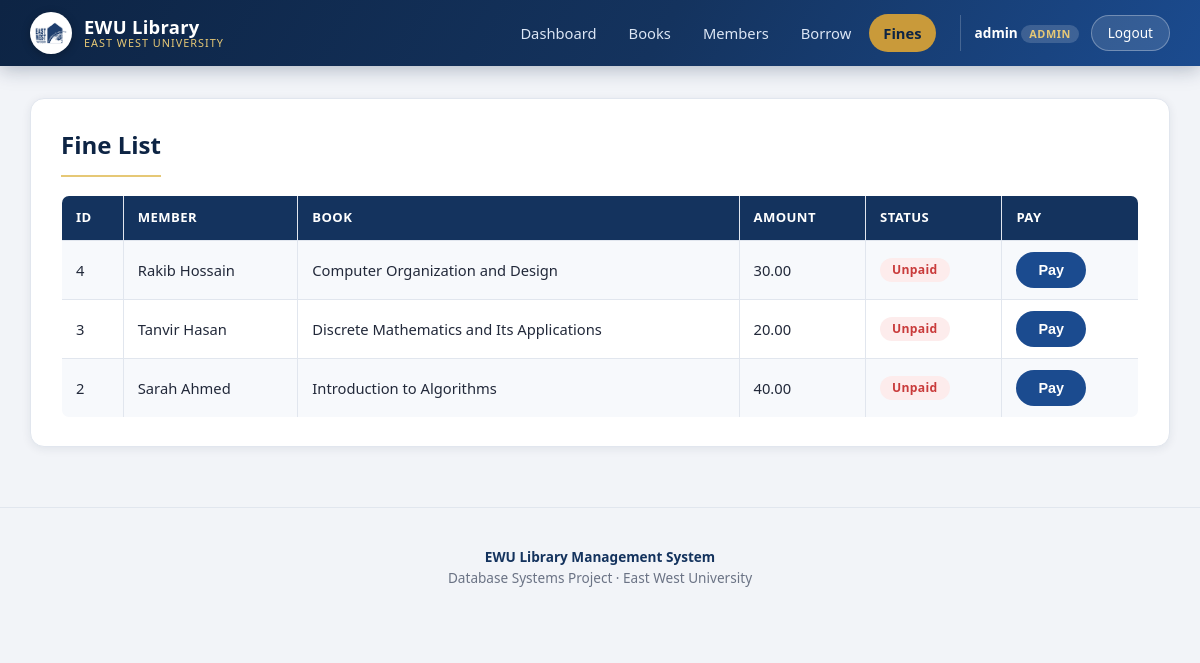
The app's page /view_fines.php (signed in) with its own data.
### tables this page shows
CREATE TABLE `fines` (
  `fine_id` int(11) NOT NULL AUTO_INCREMENT,
  `borrow_id` int(11) NOT NULL,
  `amount` decimal(8,2) NOT NULL DEFAULT 0.00,
  `status` enum('Paid','Unpaid') DEFAULT 'Unpaid',
  PRIMARY KEY (`fine_id`),
  UNIQUE KEY `borrow_id` (`borrow_id`),
  CONSTRAINT `fk_fine_borrow` FOREIGN KEY (`borrow_id`) REFERENCES `borrows` (`borrow_id`) ON DELETE CASCADE ON UPDATE CASCADE
);

CREATE TABLE `members` (
  `member_id` int(11) NOT NULL AUTO_INCREMENT,
  `user_id` int(11) NOT NULL,
  `student_id` varchar(20) NOT NULL,
  `full_name` varchar(100) NOT NULL,
  `phone` varchar(20) DEFAULT NULL,
  `department` varchar(50) DEFAULT NULL,
  PRIMARY KEY (`member_id`),
  UNIQUE KEY `user_id` (`user_id`),
  UNIQUE KEY `student_id` (`student_id`),
  CONSTRAINT `members_ibfk_1` FOREIGN KEY (`user_id`) REFERENCES `users` (`user_id`) ON DELETE CASCADE
);

CREATE TABLE `books` (
  `book_id` int(11) NOT NULL AUTO_INCREMENT,
  `title` varchar(200) NOT NULL,
  `isbn` varchar(30) DEFAULT NULL,
  `publication_year` year(4) DEFAULT NULL,
  `edition` varchar(20) DEFAULT NULL,
  `total_copies` int(11) DEFAULT 1,
  `available_copies` int(11) DEFAULT 1,
  `shelf_no` varchar(20) DEFAULT NULL,
  `author_id` int(11) NOT NULL,
  `category_id` int(11) NOT NULL,
  `publisher_id` int(11) NOT NULL,
  PRIMARY KEY (`book_id`),
  UNIQUE KEY `isbn` (`isbn`),
  KEY `author_id` (`author_id`),
  KEY `category_id` (`category_id`),
  KEY `publisher_id` (`publisher_id`),
  CONSTRAINT `books_ibfk_1` FOREIGN KEY (`author_id`) REFERENCES `authors` (`author_id`),
  CONSTRAINT `books_ibfk_2` FOREIGN KEY (`category_id`) REFERENCES `categories` (`category_id`),
  CONSTRAINT `books_ibfk_3` FOREIGN KEY (`publisher_id`) REFERENCES `publishers` (`publisher_id`)
);

### includes/auth.php (called while the page is built, shortened)
<?php
function is_admin(): bool {
    return ($_SESSION['role'] ?? '') === 'Admin';
}

### includes/functions.php (called while the page is built)
<?php
function h($value): string {
    return htmlspecialchars((string)($value ?? ''), ENT_QUOTES, 'UTF-8');
}

### view_fines.php (the view, shortened to what this page needs)
<?php
require_once __DIR__ . '/includes/auth.php';
require_once __DIR__ . '/includes/functions.php';
require_once __DIR__ . '/includes/db_connect.php';
if (is_admin()) {
    $sql = "SELECT fines.fine_id, members.full_name, books.title, fines.amount, fines.status
            FROM fines
            INNER JOIN borrows ON fines.borrow_id = borrows.borrow_id
            INNER JOIN members ON borrows.member_id = members.member_id
            INNER JOIN books ON borrows.book_id = books.book_id
            ORDER BY fines.fine_id DESC";
    $result = $conn->query($sql);
}
include 'header.php';
?>
<div class="card">
<h2>Fine List</h2>
<div class="table-wrap">
<table>
<tr>
<th>ID</th><th>Member</th><th>Book</th><th>Amount</th><th>Status</th>
<?php if (is_admin()): ?><th>Pay</th><?php endif; ?>
</tr>
<?php while ($row = $result->fetch_assoc()): ?>
<tr>
<td><?php echo (int)$row['fine_id']; ?></td>
<td><?php echo h($row['full_name']); ?></td>
<td><?php echo h($row['title']); ?></td>
<td><?php echo h(number_format((float)$row['amount'], 2)); ?></td>
<td><span class="badge <?php echo $row['status'] === 'Paid' ? 'badge-ok' : 'badge-bad'; ?>"><?php echo h($row['status']); ?></span></td>
<?php if (is_admin()): ?>
<td>
<?php if ($row['status'] === 'Unpaid'): ?>
  <form method="POST" action="pay_fine.php" onsubmit="return confirm('Mark this fine as paid?');" style="display:inline;">
    <button type="submit" class="btn-sm">Pay</button>
  </form>
<?php else: ?>
  <span class="badge badge-ok">Paid</span>
<?php endif; ?>
</td>
<?php endif; ?>
</tr>
<?php endwhile; ?>
</table>
</div>
</div>
<?php include 'footer.php'; ?>

### header.php (shortened to what this page needs)
<?php
require_once __DIR__ . '/includes/auth.php';
require_once __DIR__ . '/includes/functions.php';
$current = basename($_SERVER['SCRIPT_NAME']);
function nav_active($file, $current) {
    return $file === $current ? ' class="active"' : '';
}
?>
<!DOCTYPE html>
<html lang="en">
<head>
<link rel="stylesheet" href="assets/css/style.css">
</head>
<body>
<header class="site-header">
  <div class="header-inner">
    <a class="brand" href="<?php echo is_admin() ? 'admin_dashboard.php' : 'member_dashboard.php'; ?>">
      <img src="assets/images/logo.png" alt="EWU Logo" class="brand-logo">
      <span class="brand-text">EWU Library<small>East West University</small></span>
    </a>
    <nav class="main-nav">
      <a href="<?php echo is_admin() ? 'admin_dashboard.php' : 'member_dashboard.php'; ?>"<?php echo nav_active(is_admin() ? 'admin_dashboard.php' : 'member_dashboard.php', $current); ?>>Dashboard</a>
      <a href="view_books.php"<?php echo nav_active('view_books.php', $current); ?>>Books</a>
      <?php if (is_admin()): ?>
      <a href="view_members.php"<?php echo nav_active('view_members.php', $current); ?>>Members</a>
      <?php endif; ?>
      <a href="view_borrows.php"<?php echo nav_active('view_borrows.php', $current); ?>>Borrow</a>
      <a href="view_fines.php"<?php echo nav_active('view_fines.php', $current); ?>>Fines</a>
    </nav>
    <div class="user-box">
      <div class="who">
        <b><?php echo h($_SESSION['username']); ?></b>
        <span class="role-pill"><?php echo h($_SESSION['role']); ?></span>
      </div>
      <a href="logout.php" class="btn-logout">Logout</a>
    </div>
  </div>
</header>
<main class="page-content">

### footer.php
</main>
<footer class="site-footer">
  <p>
    <strong>EWU Library Management System</strong><br>
    Database Systems Project &middot; East West University
  </p>
</footer>
</body>
</html>

### assets/css/style.css (style rules this page uses)
:root { --navy-dark: #0d2444; --navy: #14335e; --navy-mid: #1b4b8f; --blue: #2563a8; --blue-light: #4f8fd6; --gold: #c99a3a; --gold-light: #e6c876; --bg: #f2f4f8; --card-bg: #ffffff; --border: #e1e6ee; --text: #22293a; --text-muted: #6b7385; --success: #1e8a5f; --success-bg: #e5f7ef; --danger: #c93b3b; --danger-bg: #fdecec; --radius: 14px; --radius-sm: 8px; --shadow: 0 10px 30px -12px rgba(13, 36, 68, 0.25); --shadow-sm: 0 2px 10px rgba(13, 36, 68, 0.08); }
* { box-sizing: border-box; }
html, body { margin: 0; padding: 0; background: var(--bg); color: var(--text); font-family: 'Segoe UI', 'Poppins', Roboto, Arial, sans-serif; line-height: 1.5; }
a { color: var(--blue); text-decoration: none; }
h1, h2, h3 { color: var(--navy-dark); margin-top: 0; }
.page-content { max-width: 1180px; margin: 32px auto 60px; padding: 0 20px; }
.card { background: var(--card-bg); border: 1px solid var(--border); border-radius: var(--radius); box-shadow: var(--shadow-sm); padding: 28px 30px; margin-bottom: 24px; }
.card h2 { margin-bottom: 18px; padding-bottom: 12px; border-bottom: 2px solid var(--gold-light); display: inline-block; }
.site-header { background: linear-gradient(120deg, var(--navy-dark), var(--navy) 55%, var(--navy-mid)); box-shadow: 0 4px 18px rgba(13,36,68,0.28); position: sticky; top: 0; z-index: 50; }
.header-inner { max-width: 1180px; margin: 0 auto; padding: 12px 20px; display: flex; align-items: center; gap: 24px; flex-wrap: wrap; }
.brand { display: flex; align-items: center; gap: 12px; color: #fff !important; text-decoration: none !important; }
.brand-logo { height: 42px; width: 42px; object-fit: contain; background: #fff; border-radius: 50%; padding: 4px; box-shadow: 0 2px 8px rgba(0,0,0,0.25); }
.brand-text { font-weight: 700; font-size: 1.15rem; letter-spacing: 0.3px; line-height: 1.1; }
.brand-text small { display: block; font-weight: 400; font-size: 0.68rem; color: var(--gold-light); letter-spacing: 1px; text-transform: uppercase; }
.main-nav { display: flex; align-items: center; gap: 4px; flex-wrap: wrap; margin-left: auto; }
.main-nav a { color: #dce6f5 !important; text-decoration: none !important; padding: 8px 14px; border-radius: 20px; font-size: 0.92rem; font-weight: 500; transition: background 0.15s ease, color 0.15s ease; }
.main-nav a.active { background: var(--gold); color: var(--navy-dark) !important; font-weight: 700; }
.user-box { display: flex; align-items: center; gap: 12px; padding-left: 14px; border-left: 1px solid rgba(255,255,255,0.2); }
.user-box .who { color: #eef2fa; font-size: 0.85rem; line-height: 1.2; text-align: right; }
.user-box .who b { color: #fff; }
.role-pill { display: inline-block; background: rgba(255,255,255,0.16); color: var(--gold-light); font-size: 0.68rem; font-weight: 700; letter-spacing: 0.5px; text-transform: uppercase; padding: 2px 8px; border-radius: 10px; margin-top: 2px; }
.btn-logout { background: rgba(255,255,255,0.12) !important; color: #fff !important; padding: 7px 16px; border-radius: 20px; font-size: 0.85rem; border: 1px solid rgba(255,255,255,0.3); text-decoration: none !important; transition: background 0.15s ease; }
.site-footer { text-align: center; color: var(--text-muted); font-size: 0.85rem; padding: 26px 20px 34px; border-top: 1px solid var(--border); margin-top: 40px; }
.site-footer strong { color: var(--navy); }
.btn-sm { padding: 6px 14px; font-size: 0.8rem; border-radius: 16px; }
input[type="submit"], button[type="submit"], button { background: var(--navy-mid); color: #fff; border: none; padding: 10px 22px; border-radius: 24px; font-size: 0.9rem; font-weight: 600; cursor: pointer; transition: background 0.15s ease, transform 0.12s ease; }
form { max-width: 560px; }
table { width: 100%; border-collapse: collapse; background: var(--card-bg); border-radius: var(--radius-sm); overflow: hidden; font-size: 0.92rem; }
table, table th, table td { border: 1px solid var(--border) !important; }
table th { background: var(--navy); color: #fff; text-align: left; padding: 12px 14px; font-weight: 600; font-size: 0.82rem; text-transform: uppercase; letter-spacing: 0.4px; }
table td { padding: 11px 14px; color: var(--text); }
table tr:nth-child(even) td { background: #f7f9fc; }
.table-wrap { overflow-x: auto; border-radius: var(--radius-sm); }
.badge { display: inline-block; padding: 3px 12px; border-radius: 20px; font-size: 0.76rem; font-weight: 700; letter-spacing: 0.3px; }
.badge-bad { background: var(--danger-bg); color: var(--danger); }

### records on screen
fines: fine_id "4", members.full_name "Rakib Hossain", books.title "Computer Organization and Design", amount "30.00", status "Unpaid"
fines: fine_id "3", members.full_name "Tanvir Hasan", books.title "Discrete Mathematics and Its Applications", amount "20.00", status "Unpaid"
fines: fine_id "2", members.full_name "Sarah Ahmed", books.title "Introduction to Algorithms", amount "40.00", status "Unpaid"

### other values on screen
$_SESSION['username'] "admin"
$_SESSION['role'] "ADMIN"
